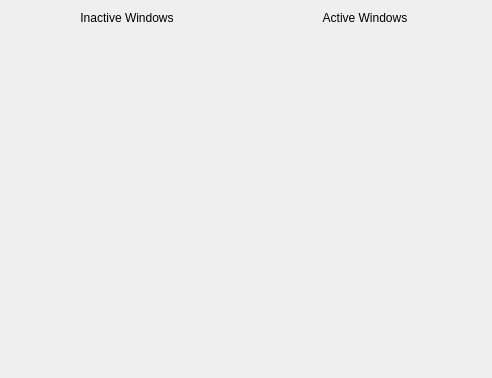
<?xml version="1.0" encoding="UTF-8"?>
<ui version="4.0">
 <class>ShadowDemo</class>
 <widget class="QWidget" name="ShadowDemo">
  <property name="geometry">
   <rect>
    <x>0</x>
    <y>0</y>
    <width>492</width>
    <height>378</height>
   </rect>
  </property>
  <layout class="QGridLayout" name="gridLayout" rowstretch="0,1,1">
   <item row="0" column="0">
    <widget class="QLabel" name="label">
     <property name="text">
      <string>Inactive Windows</string>
     </property>
     <property name="alignment">
      <set>Qt::AlignCenter</set>
     </property>
    </widget>
   </item>
   <item row="0" column="1">
    <widget class="QLabel" name="label_2">
     <property name="text">
      <string>Active Windows</string>
     </property>
     <property name="alignment">
      <set>Qt::AlignCenter</set>
     </property>
    </widget>
   </item>
   <item row="1" column="0">
    <widget class="Oxygen::ShadowDemoWidget" name="inactiveRoundWidget" native="true"/>
   </item>
   <item row="1" column="1">
    <widget class="Oxygen::ShadowDemoWidget" name="activeRoundWidget" native="true"/>
   </item>
   <item row="2" column="0">
    <widget class="Oxygen::ShadowDemoWidget" name="inactiveSquareWidget" native="true"/>
   </item>
   <item row="2" column="1">
    <widget class="Oxygen::ShadowDemoWidget" name="activeSquareWidget" native="true"/>
   </item>
  </layout>
 </widget>
 <customwidgets>
  <customwidget>
   <class>Oxygen::ShadowDemoWidget</class>
   <extends>QWidget</extends>
   <header>oxygenshadowdemowidget.h</header>
   <container>1</container>
  </customwidget>
 </customwidgets>
 <connections/>
</ui>
